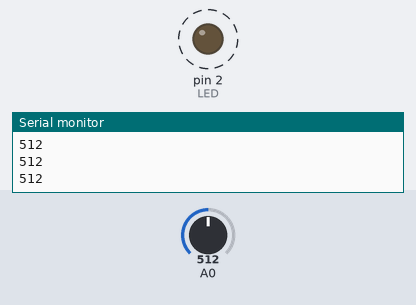
Simulated run of this sketch. Board: Arduino Uno, built with avr-gcc and run on an emulated ATmega328P. Shown: output pins drawn as LEDs (lit = HIGH), the last lines printed to the serial monitor. Dashed ring = blinking. The inputs (shaded band) are chosen by the test bench; at power-on: A0 = 512.

Above: at 0.9 s.
1.3 s: A0 set to 10
4.3 s: A0 set to 7
At 4.7 s:
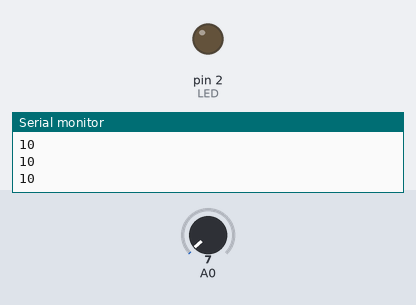
5.9 s: A0 set to 122
At 6.2 s:
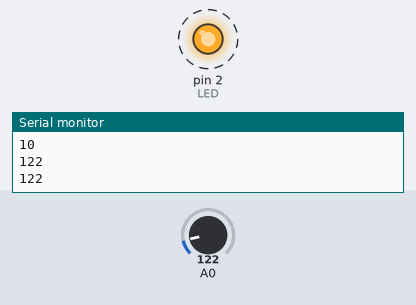
8.9 s: A0 set to 0
At 9.3 s:
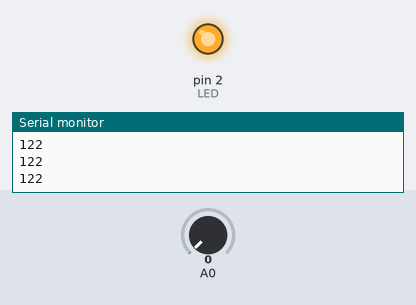
Timing chart, 0 to 11.4 s (numbered marks = the images above; inputs shaded):
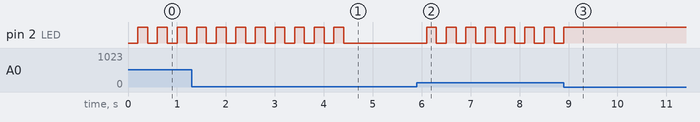

The sketch:

clap.ino
```cpp
int analogValue;          // This is where we'll store our audio to digital value.  More sound = higher number

#define LED 2             // Set up the LED indicator

boolean toggle = false;   // setup a boolean function called toggle which will help us to choose which mode we're in

void setup()

{

  pinMode(LED,OUTPUT);    // Pin#2 should be conencted to an LED through a 300-600 ohm resistor

  Serial.begin(9600);     // This is optional - It just helps you to calibrate sensitivity after the fact

}


void loop()

{

  if (toggle == false)   // When you power up your arduino, boolean "toggle" is set to false, so the following section of code will                          //commence.  The "ELSE" is ignored for now.

    {

      digitalWrite(LED,LOW);        // Turn the LED off

      analogValue = analogRead(0);  // Take an analog reading from A0 line.  No sounds should be offer a returned value of "0"

      if (analogValue > 8)          // If higher than 8 is returned, then change state of boolean "toggle" to true, display analogValue to                                     // serial monitor and wait 200ms.

      // The higher the value in the above "if" statement, the less sensitive your clapper will be.  Use the serial monitor to calibrate to       // your wanted sensitivity =D

      {

        toggle = true;

        Serial.println(analogValue);

        delay(200);

      }

    }

    else                            // If boolean "toggle" has beenchanged to true, then the above section of code will be ignored, and the                                     // code below will commence.

    {

      digitalWrite(LED,HIGH);       // Turn the LED on

      analogValue = analogRead(0);  // Take an analog reading from A0 line.  No sounds should be offer a returned value of "0"

      if (analogValue > 8)          // If higher than 8 is returned, then change state of boolean "toggle" back to false, print analogValue                                     // to serial monitor and wait 200ms.

      // The higher the value in the above "if" statement, the less sensitive your clapper will be.  Use the serial monitor to calibrate to       // your wanted sensitivity =D

      {

        toggle = false;

        Serial.println(analogValue);

        delay(200);

      }

    }

}
```

Measured:
- the behaviour switches between 9 and 8 on A0 (found by bisection; images 0 and 1)
- after the input at 4.3 s, pin 2 (LED): goes on until 4.4 s, then stays LOW
- after the input at 5.9 s, pin 2 (LED): alternates HIGH for 0.20 s and LOW for 0.20 s, starting after 0.20 s
- after the input at 8.9 s, pin 2 (LED): goes on until 8.9 s, then stays HIGH
- by itself, pin 2 (LED): alternates HIGH for 0.20 s and LOW for 0.20 s
